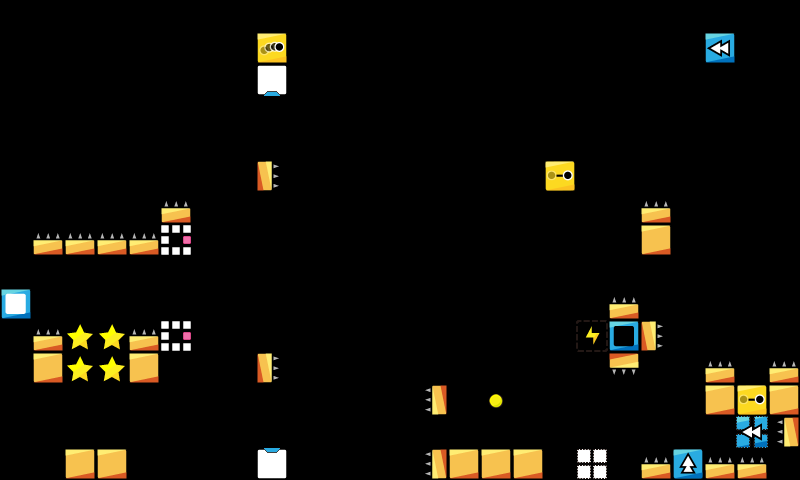

This game map was drawn from its Tiled (.tmx) file and the tilesets committed beside it. A one-line description and the trimmed map source follow:
An orthogonal 25x15 tile map with 32x32 px tiles, 1 tile layer (map).

<map version="1.0" orientation="orthogonal" renderorder="right-down" width="25" height="15" tilewidth="32" tileheight="32" nextobjectid="7">
 <properties>
  <property name="ad" value="false" />
 </properties>
 <tileset firstgid="1" name="map_tiles" tilewidth="32" tileheight="32">
  <image source="../../img/map_tiles.png" width="480" height="480" />
 </tileset>
 <layer name="map" width="25" height="15">
  <data>[375 cells, 50 non-empty, 16 distinct tile ids]</data>
 </layer>
 <objectgroup name="Object Layer 1" />
</map>
